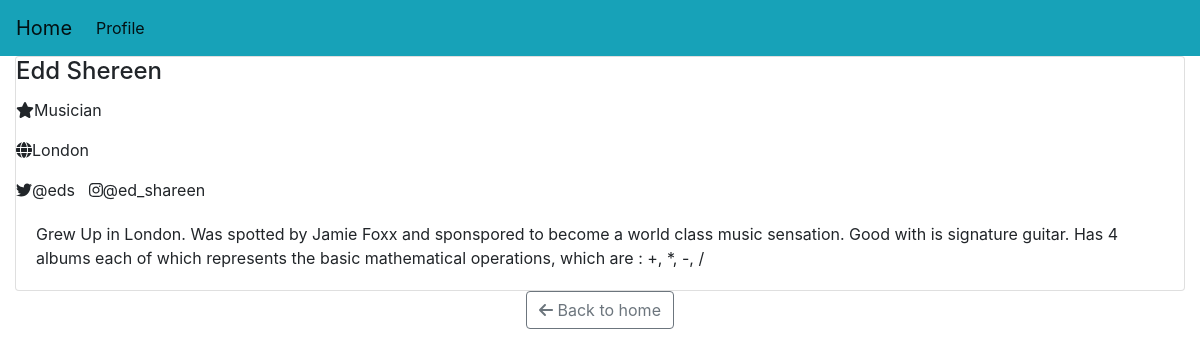
Page /profile/1/ on the committed database.
### artist_profile/models.py (models this page shows, shortened)
class Artist_profile(models.Model):
    artist = models.ForeignKey(Artist_dir, on_delete=models.SET_NULL,null=True)
    biograpy = models.TextField(blank=True)
    image = models.ImageField(null=True, blank=True)

class Artist_dir(models.Model):
    name = models.CharField(max_length=200, null=True, blank=True)
    profession = models.CharField(max_length=200, null=False, blank=True)
    location = models.CharField(max_length=200, null=False, blank=True)
    twitter = models.CharField(max_length=200, null=False, blank=True)
    instagram = models.CharField(max_length=200, null=False, blank=True)

### artist_profile/views.py (the view)
# urls.py: path("", include("artist_profile.urls"))
def artist_profile(request,pk):
    art_prof = Artist_profile.objects.get(id=pk)
    title = "Profile"
    context = {"art_prof": art_prof, "title" : title}
    return render(request,'artist_profile/art_profile.htm',context)

### artist_profile/templates/artist_profile/art_profile.htm (shortened to what this page needs)
{% extends 'artist_profile/main.htm' %}
{% load static %}
{% block content %}
<div class="row">
    <div class="col-md-12">
        <div class="card">
            <div class="details" style="display: inline-block; float: right;">
                <h4 class="card-title">{{art_prof.artist.name}}</h4>
                <p class="display-6"><i class="fas fa-star"></i>{{art_prof.artist.profession}}</p>
                <p class="display-6"><i class="fas fa-globe"></i>{{art_prof.artist.location}}</p>
                 <div class="socials">
                   <i class="fab fa-twitter"></i>{{art_prof.artist.twitter}}
                   <i class="fab fa-instagram"></i>{{art_prof.artist.instagram}}
                </div>
            </div>
            <div class="card-body">
                <p class="card-text">{{art_prof.biograpy}}</p>
            </div>
        </div>
        <div class="text-center">
            <a href="{% url 'home' %}" class="btn btn-outline-secondary">
                <i class="fas fa-arrow-left    "></i> Back to home
            </a>
        </div>
    </div>
</div>
{% endblock content %}

### rows in the picture
Artist_profile: artist.name "Edd Shereen", artist.profession "Musician", artist.location "London", artist.twitter "@eds", artist.instagram "@ed_shareen", biograpy "Grew Up in London. Was spotted by Jamie Foxx and sponspored to become a world class music sensation. Good with is signature guitar. Has 4 albums each of which represents the basic mathematical operations, which are : +, *, -, /"
